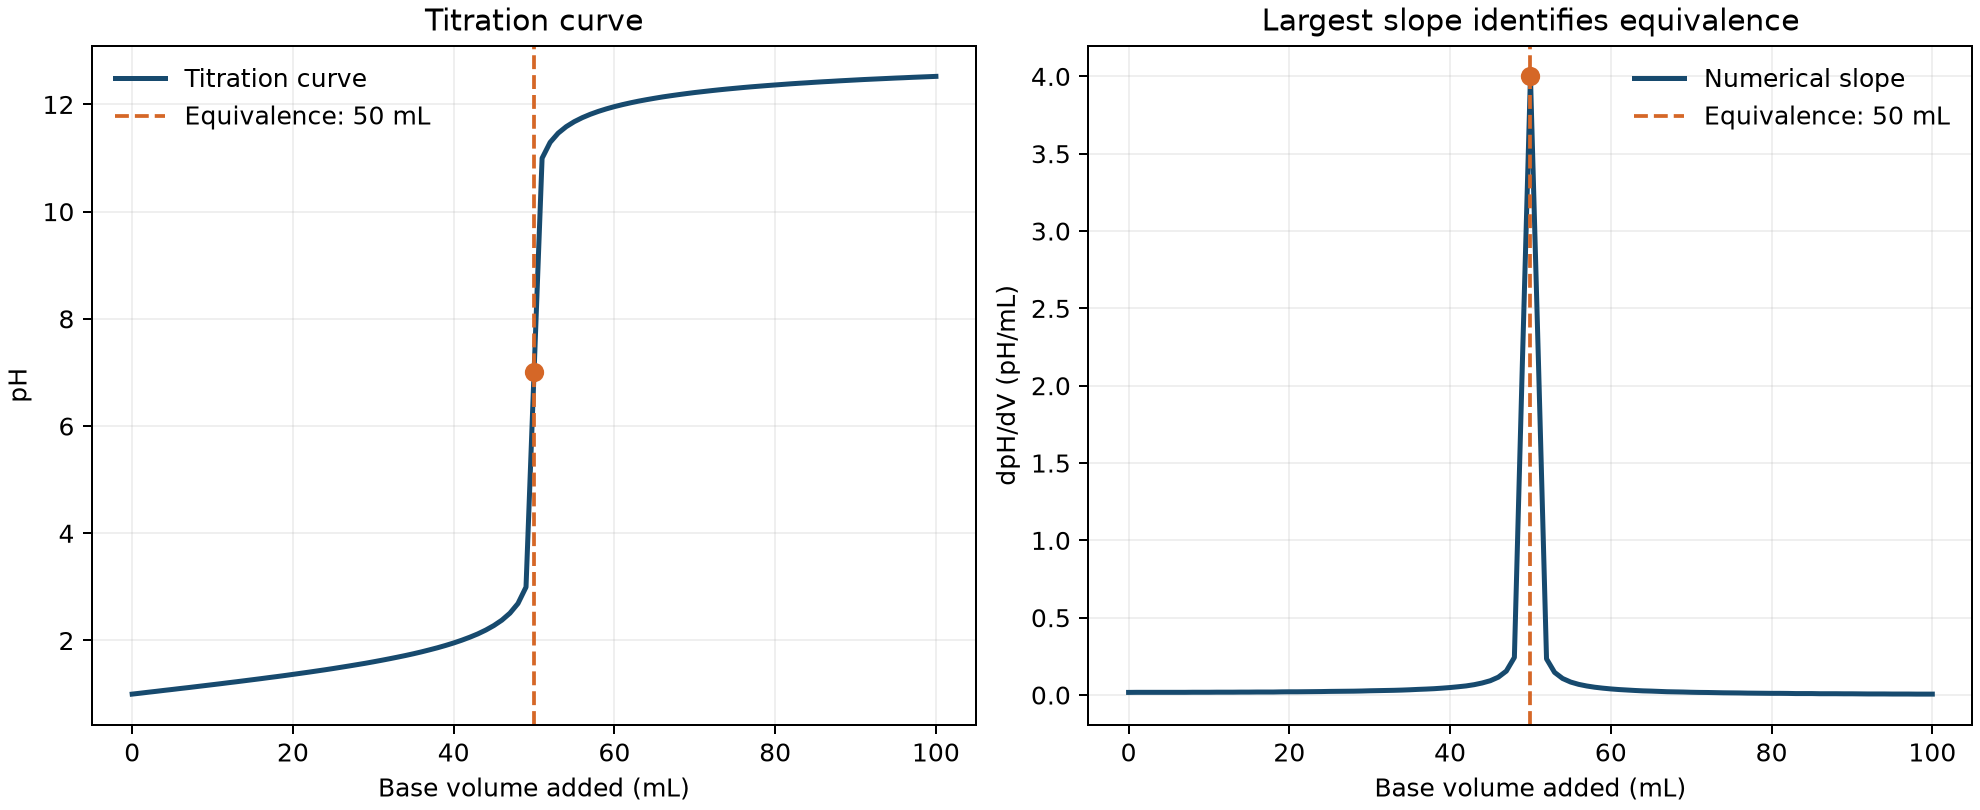

Source code (Python):
"""PW2 Lab B, Part 5 (bonus): find a titration's equivalence point.

Run: python titration.py
The CSV is read from this script's folder; titration.png is saved there too.
"""

from pathlib import Path

import matplotlib.pyplot as plt
import numpy as np


def main():
    folder = Path(__file__).resolve().parent
    data = np.genfromtxt(folder / "titration.csv", delimiter=",", names=True)
    V = data["volume_base"]
    pH = data["pH"]

    # np.gradient uses central differences at interior points.
    slope = np.gradient(pH, V)
    equivalence_index = np.argmax(slope)
    V_eq = V[equivalence_index]
    pH_eq = pH[equivalence_index]

    print(f"Equivalence volume = {V_eq:.2f} mL")
    print(f"pH at equivalence = {pH_eq:.3f}")
    print(f"Maximum numerical slope = {slope[equivalence_index]:.3f} pH/mL")

    fig, axes = plt.subplots(1, 2, figsize=(11, 4.5), constrained_layout=True)
    axes[0].plot(V, pH, color="#174a6e", linewidth=2, label="Titration curve")
    axes[0].scatter([V_eq], [pH_eq], color="#d56727", s=45, zorder=3)
    axes[0].set(xlabel="Base volume added (mL)", ylabel="pH", title="Titration curve")

    axes[1].plot(V, slope, color="#174a6e", linewidth=2, label="Numerical slope")
    axes[1].scatter(
        [V_eq], [slope[equivalence_index]], color="#d56727", s=45, zorder=3
    )
    axes[1].set(
        xlabel="Base volume added (mL)",
        ylabel="dpH/dV (pH/mL)",
        title="Largest slope identifies equivalence",
    )

    for ax in axes:
        ax.axvline(
            V_eq,
            color="#d56727",
            linestyle="--",
            linewidth=1.5,
            label=f"Equivalence: {V_eq:.0f} mL",
        )
        ax.grid(alpha=0.2)
        ax.legend(frameon=False)

    plot_path = folder / "titration.png"
    fig.savefig(plot_path, dpi=180)
    plt.close(fig)
    print(f"Saved {plot_path.name}")


if __name__ == "__main__":
    main()
